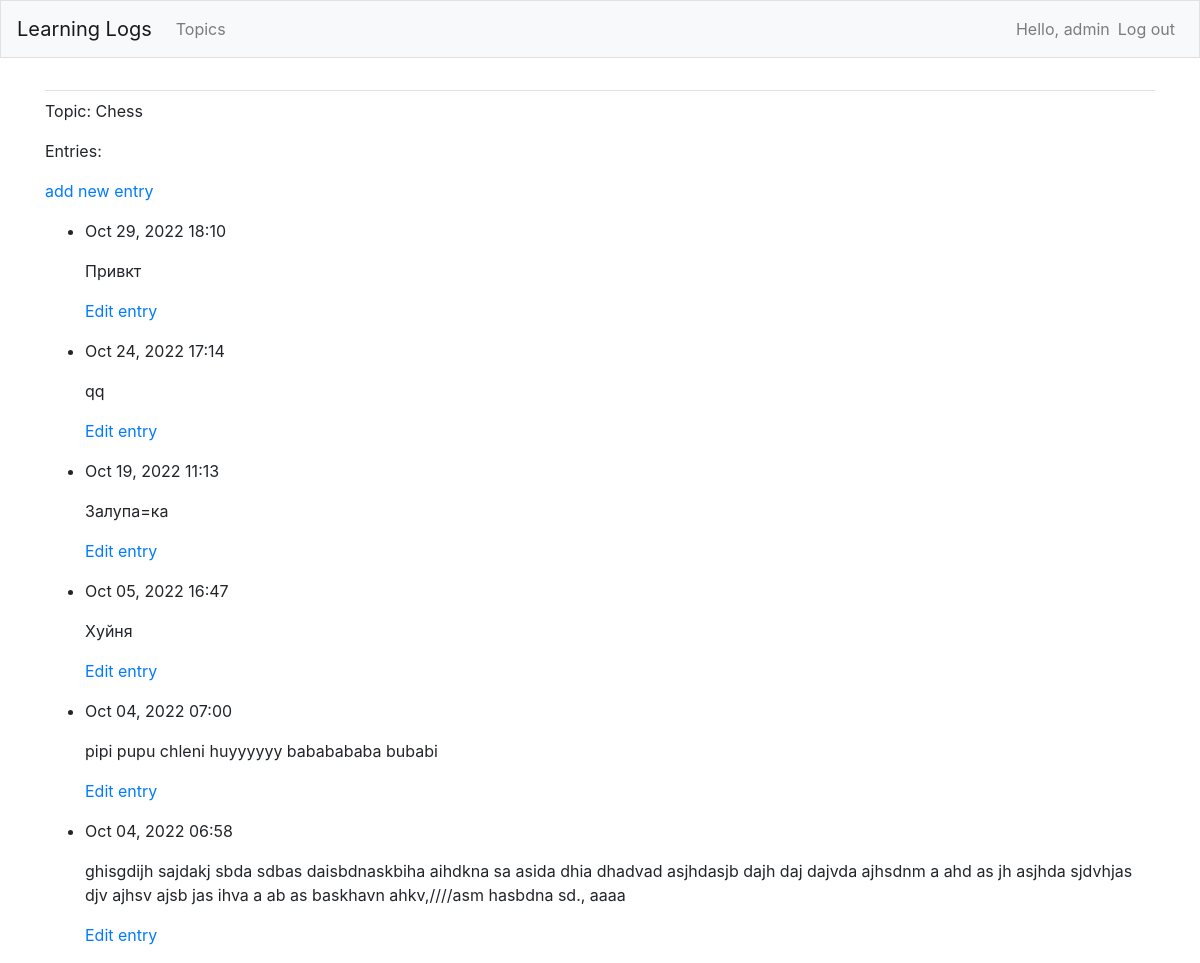
The page /topics/1/ (signed in) on the database its author committed.
### learning_logs/models.py (models this page shows, shortened)
class Topic(models.Model):
    text = models.CharField(max_length = 200)
    date_added = models.DateTimeField(auto_now_add=True)
    owner = models.ForeignKey(User, on_delete=models.CASCADE)
    def __str__(self) -> str:
        return self.text

class Entry(models.Model):
    topic = models.ForeignKey(Topic, on_delete=models.CASCADE)
    text = models.TextField()
    date_added = models.DateTimeField(auto_now_add=True)
    class Meta:
        verbose_name_plural = 'entries'

### learning_logs/views.py (the view)
# urls.py: path('topics/<int:topic_id>/', views.topic, name='topic'), # Page with an addition information about topic
def topic(request, topic_id):
    topic = Topic.objects.get(id=topic_id)
    check_topic_owner(topic.owner, request.user)
    entries = topic.entry_set.order_by('-date_added')
    context = {'topic': topic, 'entries': entries}
    return render(request, 'learning_logs/topic.html', context)

### learning_logs/views.py (called while the page is built)
def check_topic_owner(owner, request):
    if owner != request:
        raise Http404

### learning_logs/templates/learning_logs/topic.html
{% extends 'learning_logs/base.html' %}
{% block content %}
<p>Topic: {{ topic }}</p>
<p>Entries:</p>
<p>
    <a href="{% url 'learning_logs:new_entry' topic.id %}">add new entry</a>
</p>
<ul>
    {% for entry in entries %}
    <li>
        <p>{{ entry.date_added|date:'M d, Y H:i' }}</p>
        <p>{{ entry.text|linebreaks }}</p>
        <p>
            <a href="{% url 'learning_logs:edit_entry' entry.id%}">Edit entry</a>
        </p>
    </li>
    {% empty %}
    <li>There are no entries for this topic yet!</li>
    {% endfor %}
</ul>
{% endblock content %}

### learning_logs/templates/learning_logs/base.html (shortened to what this page needs)
{% load bootstrap4 %}
<!DOCTYPE html>
<html lang="en">
<head>
  {% bootstrap_css %}
</head>
<body>
  <nav class="navbar navbar-expand-md navbar-light bg-light mb-4 border">
    <a class="navbar-brand" href="{% url 'learning_logs:topics'%}">Learning Logs</a>
    <div class="collapse navbar-collapse" id="navbarCollapse">
      <ul class="navbar-nav mr-auto">
        <li class="nav-item">
          <a class="nav-link" href="{% url 'learning_logs:topics'%}">Topics</a>
        </li>
      </ul>
      <ul class="navbar-nav ml-auto">
        {% if user.is_authenticated %}
          <li class="nav-item">
            <span class="navbar-text">Hello, {{ user.username }}</span>
          </li>
          <li class="nav-item">
            <a class="nav-link" href="{% url 'users:logout' %}">Log out</a>
          </li>
        {% endif %}
      </ul>
    </div>
  </nav>
  <main role="main" class="container">
    <div class="pb-2 mb-2 border-bottom">
    </div>
    <div>
      {% block content  %}{% endblock content %}
    </div>
  </main>
</body>
</html>

### rows shown on the page
Topic: text "Chess"
Entry: date_added "Oct 29, 2022 18:10", text "Привкт"
Entry: date_added "Oct 24, 2022 17:14", text "qq"
Entry: date_added "Oct 19, 2022 11:13", text "Залупа=ка"
Entry: date_added "Oct 05, 2022 16:47", text "Хуйня"
Entry: date_added "Oct 04, 2022 07:00", text "pipi pupu chleni huyyyyyy bababababa bubabi"
Entry: date_added "Oct 04, 2022 06:58", text "ghisgdijh sajdakj sbda sdbas daisbdnaskbiha aihdkna sa asida dhia dhadvad asjhdasjb dajh daj dajvda ajhsdnm a ahd as jh asjhda sjdvhjas djv ajhsv ajsb jas ihva a ab as baskhavn ahkv,////asm hasbdna sd., aaaa"

### other values the page prints
{{ user.username }} "admin"
